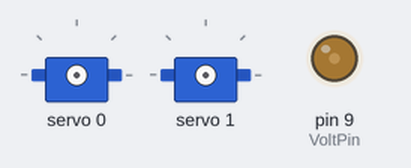
Simulated run of this sketch. Board: Arduino Uno, built with avr-gcc and run on an emulated ATmega328P. Parts: 2 × servo, output pins drawn as LEDs (lit = HIGH). What the sketch prints to the serial monitor is not drawn.

Above: at 0.05 s.
At 1.2 s:
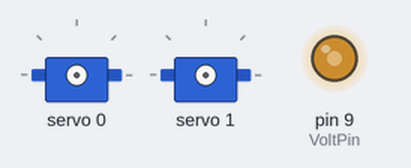
At 1.9 s:
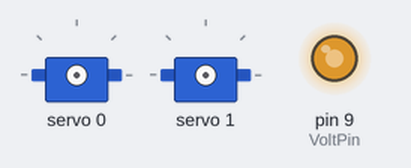
At 2.35 s:
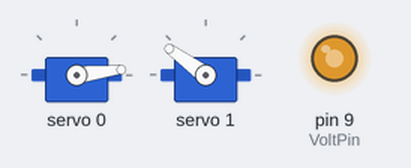
At 3.5 s:
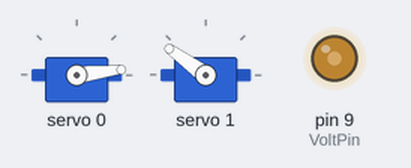
At 4.7 s:
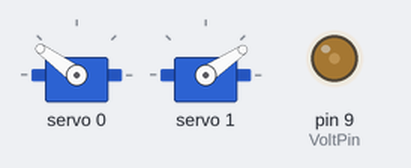
Timing chart, 0 to 6.3 s (numbered marks = the images above):
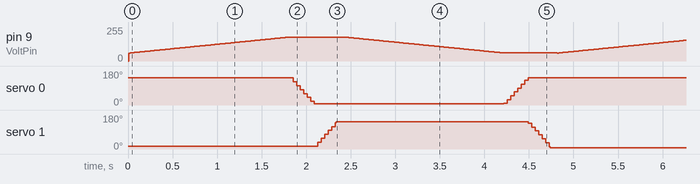

The sketch:

Frambot6.ino
```cpp
#include <Wire.h>
#include <Adafruit_PWMServoDriver.h>

Adafruit_PWMServoDriver pwm = Adafruit_PWMServoDriver();

#define SERVOMIN  150 // this is the 'minimum' pulse length count (out of 4096)
#define SERVOMAX  500 // this is the 'maximum' pulse length count (out of 4096)

uint8_t leftArm = 0;
uint8_t rightArm = 1;

int VoltPin = 9;
int pos = 0;

void setup() {

  Serial.begin(9600);
  pinMode(VoltPin, OUTPUT);

  pwm.begin();
  pwm.setPWMFreq(60);  // Analog servos run at ~60 Hz updates
  delay(10);

  Wire.setClock(100000);

}

  void setServoPulse(uint8_t n, double pulse) {
  double pulselength;

  pulselength = 1000000;   // 1,000,000 us per second
  pulselength /= 60;   // 60 Hz
  Serial.print(pulselength); Serial.println(" us per period");
  pulselength /= 4096;  // 12 bits of resolution
  Serial.print(pulselength); Serial.println(" us per bit");
  pulse *= 1000000;  // convert to us
  pulse /= pulselength;
  Serial.println(pulse);
  pwm.setPWM(n, 0, pulse);
}

void loop() {

  Serial.println(leftArm);
  Serial.println(rightArm);

  for(pos = 60; pos < 180; pos += 1) {
    analogWrite(VoltPin, pos);
    delay(15);
  }

  for (uint16_t pulselen = SERVOMAX; pulselen > SERVOMIN; pulselen--) {
    pwm.setPWM(leftArm, 0, pulselen);
  }
    for (uint16_t pulselen = SERVOMIN; pulselen < SERVOMAX; pulselen++) {
    pwm.setPWM(rightArm, 0, pulselen);
  }

  delay(80);

  for(pos = 180; pos > 60; pos -= 1) {
    analogWrite(VoltPin, pos);
    delay(15);
  }

  for (uint16_t pulselen = SERVOMIN; pulselen < SERVOMAX; pulselen++) {
    pwm.setPWM(leftArm, 0, pulselen);
  }
    for (uint16_t pulselen = SERVOMAX; pulselen > SERVOMIN; pulselen--) {
    pwm.setPWM(rightArm, 0, pulselen);
  }

  delay(80);
}
```

Measured:
- by itself, servo 0: repeats every 4.8 s: 101° 0.04 s, 81° 0.04 s, 60° 0.04 s, 40° 0.04 s, 19° 0.04 s, 7° 2.1 s, 8° 0.04 s, 29° 0.04 s, 49° 0.04 s, 70° 0.04 s, 90° 0.04 s, 111° 0.04 s, 132° 0.04 s, 144° 2.1 s, 143° 0.04 s, 122° 0.04 s
- by itself, servo 1: repeats every 4.8 s: 56° 0.04 s, 77° 0.04 s, 98° 0.04 s, 118° 0.04 s, 139° 0.01 s, 144° 2.2 s, 137° 0.04 s, 116° 0.04 s, 96° 0.04 s, 75° 0.04 s, 55° 0.04 s, 34° 0.04 s, 13° 0.01 s, 7° 2.2 s, 14° 0.04 s, 35° 0.04 s
